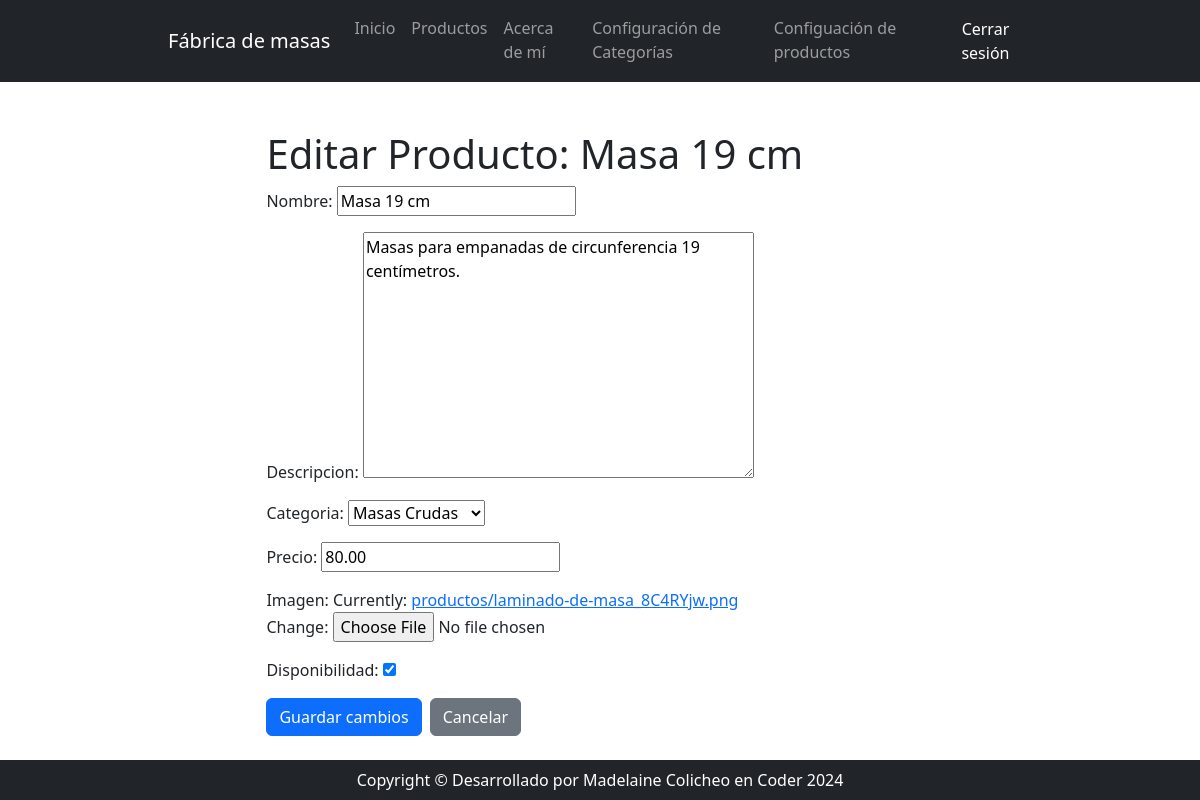
The page /producto/editar/2/ (signed in) on the database as committed earlier.
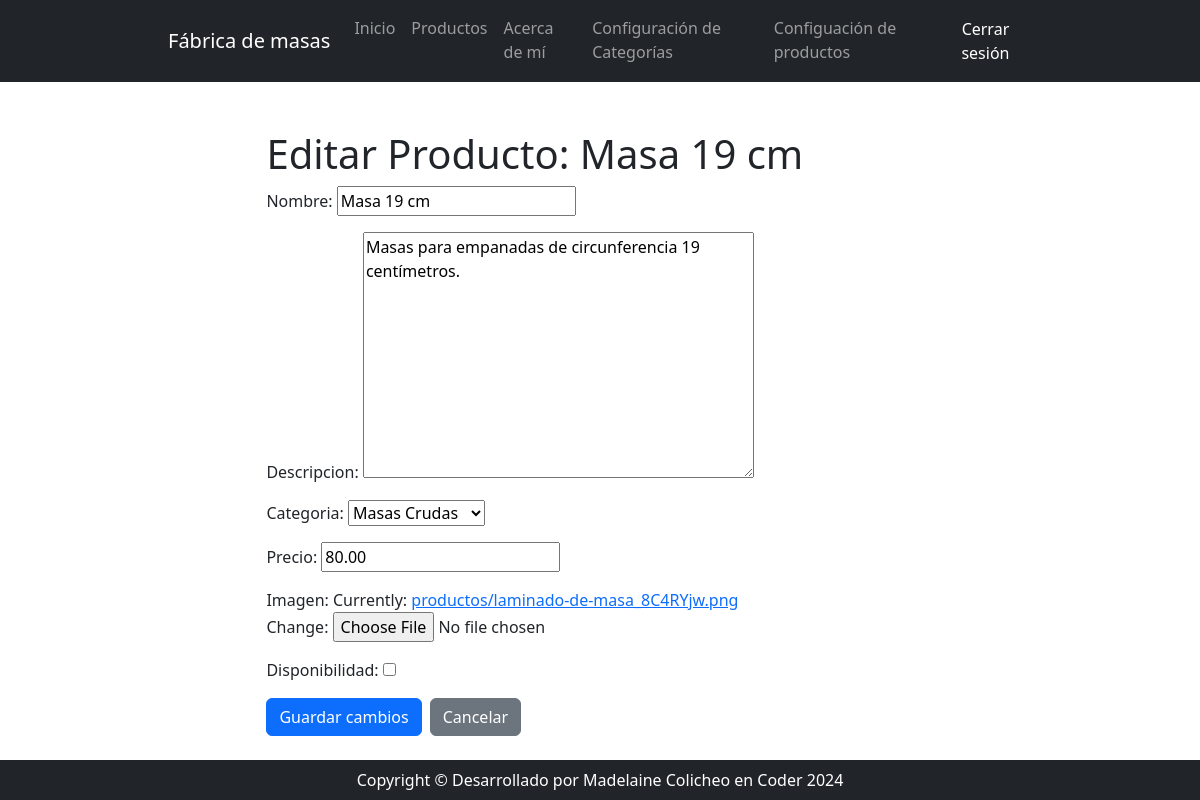
The same page on the database as committed later.
### app/models.py (models this page shows, shortened)
class Producto(models.Model):
    nombre = models.CharField(max_length=100)
    descripcion = models.TextField()
    categoria = models.ForeignKey(Categoria, on_delete=models.CASCADE)
    precio = models.DecimalField(max_digits=10, decimal_places=2)
    imagen = models.ImageField(upload_to='productos/')
    disponibilidad = models.BooleanField(default=True)

class Categoria(models.Model):
    nombre = models.CharField(max_length=100)
    descripcion = models.TextField()
    def __str__(self):
        return self.nombre

### app/views.py (the view)
# urls.py: path('producto/editar/<int:producto_id>/', views.editar_producto, name='editar_producto'),  # Vista para editar producto
@login_required
def editar_producto(request, producto_id):
    producto = get_object_or_404(Producto, id=producto_id)
    if request.method == 'POST':
        form = ProductoForm(request.POST, request.FILES, instance=producto)
        if form.is_valid():
            form.save()
            return redirect('app:listar_productos')  # Vuelve a la lista de productos
    else:
        form = ProductoForm(instance=producto)
    return render(request, 'app/editar_producto.html', {'form': form, 'producto': producto})

### app/forms.py
class ProductoForm(forms.ModelForm):
    class Meta:
        model = Producto
        fields = ['nombre', 'descripcion', 'categoria', 'precio', 'imagen', 'disponibilidad']

### app/templates/app/editar_producto.html (shortened to what this page needs)
{% extends 'app/base.html' %}
{% block content %}
<div class="container mt-5">
    <h1>Editar Producto: {{ producto.nombre }}</h1>
    <form method="post" enctype="multipart/form-data">
        {{ form.as_p }}
        <div class="d-flex justify-content-start gap-2 mt-3">
            <button type="submit" class="btn btn-primary">Guardar cambios</button>
            <a href="{% url 'app:listar_productos' %}" class="btn btn-secondary">Cancelar</a>
        </div>
    </form>
</div>
{% endblock %}

Rows that differ between the two databases and show on the page:
changed Producto "Masa 19 cm": disponibilidad "☑" → "☐"
